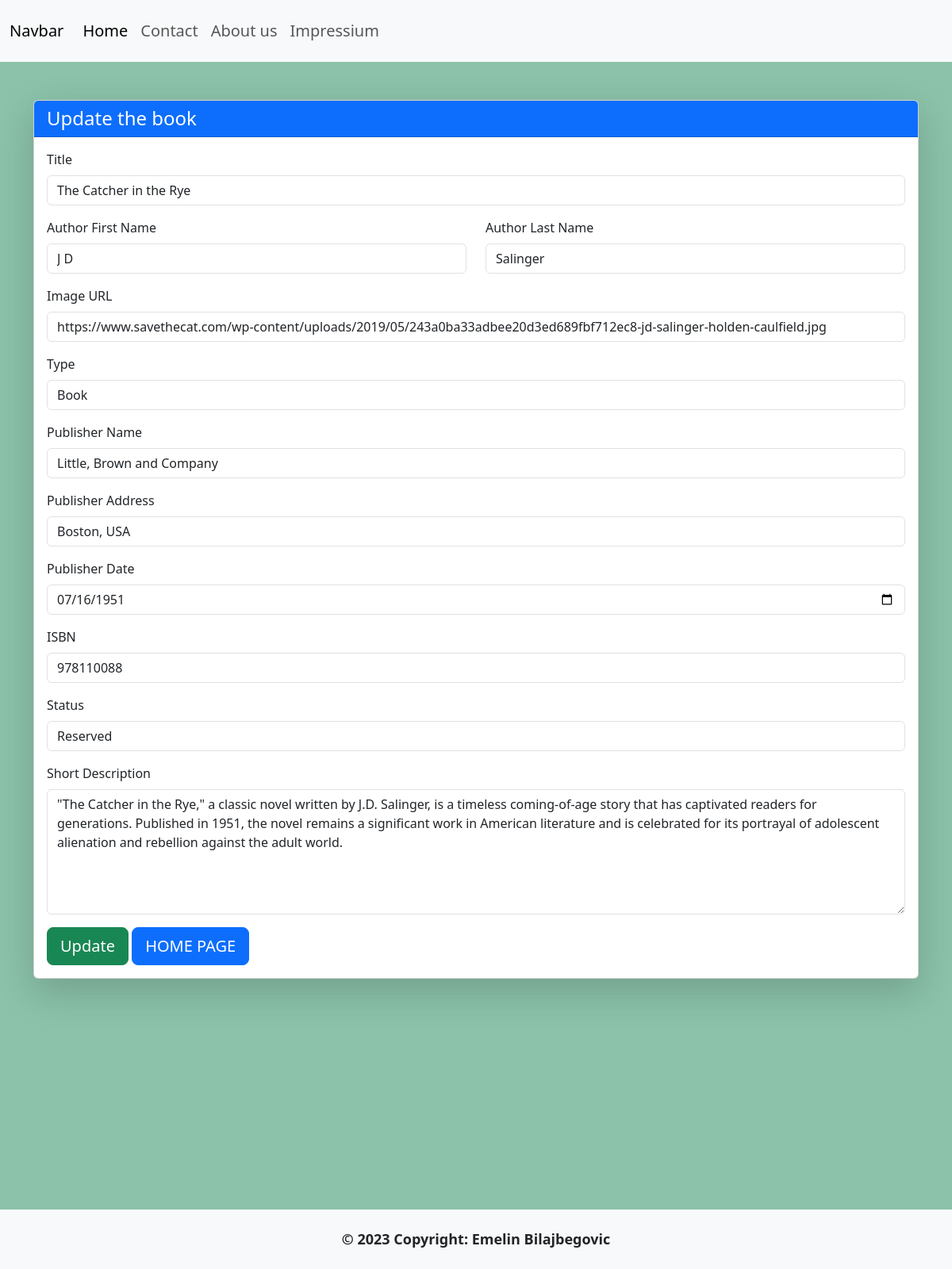
The page /update.php?id=5 on the database its author committed.
### tables this page shows
CREATE TABLE `library` (
  `id` int(11) NOT NULL,
  `title` varchar(255) NOT NULL,
  `image` varchar(255) NOT NULL,
  `ISBN` int(15) NOT NULL,
  `short_description` varchar(700) DEFAULT NULL,
  `type` varchar(255) NOT NULL,
  `author_first_name` varchar(255) NOT NULL,
  `author_last_name` varchar(255) NOT NULL,
  `publisher_name` varchar(255) NOT NULL,
  `publisher_adress` varchar(255) NOT NULL,
  `publisher_date` date NOT NULL,
  `status` tinyint(1) NOT NULL
);

### update.php (the view, shortened to what this page needs)
<?php
require_once "db_connect.php";
$id = $_GET["id"];
$sql = "SELECT * FROM library WHERE id = $id ";
$result = mysqli_query($connect, $sql);
$row = mysqli_fetch_assoc($result);
?>
<!DOCTYPE html>
<html lang="en">
<head>
    <link href="https://cdn.jsdelivr.net/npm/bootstrap@5.3.0/dist/css/bootstrap.min.css" rel="stylesheet">
</head>
<body class="bg-success text-dark bg-opacity-50" style="height: 200vh">
    <nav class="navbar navbar-expand-lg bg-body-tertiary py-3">
        <div class="container-fluid">
            <a class="navbar-brand" href="#">Navbar</a>
            <div class="collapse navbar-collapse" id="navbarSupportedContent">
                <ul class="navbar-nav me-auto mb-2 mb-lg-0">
                    <li class="nav-item">
                        <a class="nav-link active" aria-current="page" href="index.php" style="font-size: 20px;">Home</a>
                    </li>
                    <li class="nav-item">
                        <a class="nav-link" href="https://codefactory.wien/en/contact-en/" style="font-size: 20px;" target="_blank">Contact</a>
                    </li>
                    <li class="nav-item">
                        <a class="nav-link" href="https://codefactory.wien/en/team-en/" style="font-size: 20px;" target="_blank">About us</a>
                    </li>
                    <li class="nav-item">
                        <a class="nav-link" href="https://codefactory.wien/en/home-en/" style="font-size: 20px;" target="_blank">Impressium</a>
                    </li>
                </ul>
            </div>
        </div>
    </nav>
    <div class="container mt-5">
        <div class="card shadow-lg">
            <div class="card-header bg-primary text-white">
                <h4 class="m-0">Update the book</h4>
            </div>
            <div class="card-body">
                <form method="post" enctype="multipart/form-data">
                    <div class="mb-3">
                        <label for="title" class="form-label">Title</label>
                        <input type="text" class="form-control" id="title" name="title" value="<?= $row["title"] ?>">
                    </div>
                    <div class="row mb-3">
                        <div class="col">
                            <label for="author_first_name" class="form-label">Author First Name</label>
                            <input type="text" class="form-control" id="author_first_name" name="author_first_name" value="<?= $row["author_first_name"] ?>">
                        </div>
                        <div class="col">
                            <label for="author_last_name" class="form-label">Author Last Name</label>
                            <input type="text" class="form-control" id="author_last_name" name="author_last_name" value="<?= $row["author_last_name"] ?>">
                        </div>
                    </div>
                    <div class="mb-3">
                        <label for="image" class="form-label">Image URL</label>
                        <input type="text" class="form-control" id="image" name="image" value="<?= $row["image"] ?>">
                    </div>
                    <div class="mb-3">
                        <label for="type" class="form-label">Type</label>
                        <input type="text" class="form-control" id="type" name="type" value="<?= $row["type"] ?>">
                    </div>
                    <div class="mb-3">
                        <label for="publisher_name" class="form-label">Publisher Name</label>
                        <input type="text" class="form-control" id="publisher_name" name="publisher_name" value="<?= $row["publisher_name"] ?>">
                    </div>
                    <div class="mb-3">
                        <label for="publisher_adress" class="form-label">Publisher Address</label>
                        <input type="text" class="form-control" id="publisher_adress" name="publisher_adress" value="<?= $row["publisher_adress"] ?>">
                    </div>
                    <div class="mb-3">
                        <label for="publisher_date" class="form-label">Publisher Date</label>
                        <input type="date" class="form-control" id="publisher_date" name="publisher_date" value="<?= $row["publisher_date"] ?>">
                    </div>
                    <div class="mb-3">
                        <label for="ISBN" class="form-label">ISBN</label>
                        <input type="text" class="form-control" id="ISBN" name="ISBN" value="<?= $row["ISBN"] ?>">
                    </div>
                    <div class="mb-3">
                        <label for="status" class="form-label">Status</label>
                        <select class="form-control" id="status" name="status" value="<?= $row["status"] ?>">
                            <option value="0">Reserved</option>
                        </select>
                    </div>
                    <div class="mb-3">
                        <label for="short_description" class="form-label">Short Description</label>
                        <textarea class="form-control" id="short_description" name="short_description" rows="6"><?= $row["short_description"] ?></textarea>
                    </div>
                    <button type="submit" name="update" class="btn btn-success btn-lg">Update</button>
                    <a href='index.php' class='btn btn-primary btn-lg' style='width: auto;'>HOME PAGE</a>
                </form>
            </div>
        </div>
    </div>
    <footer class="navbar navbar-expand-lg bg-body-tertiary fixed-bottom">
        <div class="container-fluid d-flex justify-content-center">
            <div class="text-center p-3" style="font-size: 18px;">
                <strong>© 2023 Copyright: Emelin Bilajbegovic</strong>
            </div>
        </div>
    </footer>
</body>
</html>

### rows shown on the page
library: title "The Catcher in the Rye", author_first_name "J D", author_last_name "Salinger", image "https://www.savethecat.com/wp-content/uploads/2019/05/243a0ba33adbee20d3ed689fbf712ec8-jd-salinger-holden-caulfield.jpg", type "Book", publisher_name "Little, Brown and Company", publisher_adress "Boston, USA", publisher_date "07/16/1951", ISBN "978110088", status "Reserved", short_description "\"The Catcher in the Rye,\" a classic novel written by J.D. Salinger, is a timeless coming-of-age story that has captivated readers for generations. Published in 1951, the novel remains a significant work in American literature and is celebrated for its portrayal of adolescent alienation and rebellion against the adult world."
